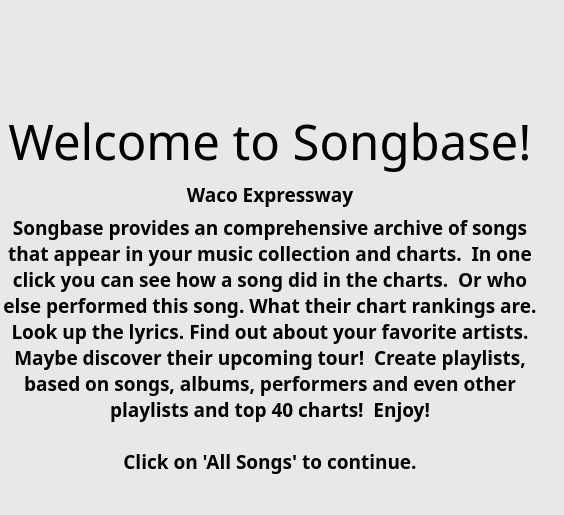
          <widget class="QWidget" name="tabOpener">
           <property name="minimumSize">
            <size>
             <width>0</width>
             <height>373</height>
            </size>
           </property>
           <property name="maximumSize">
            <size>
             <width>16777215</width>
             <height>16777215</height>
            </size>
           </property>
           <property name="styleSheet">
            <string notr="true">background-color: #e8e8e8</string>
           </property>
           <attribute name="title">
            <string>Opener</string>
           </attribute>
           <layout class="QVBoxLayout" name="verticalLayout_3">
            <property name="leftMargin">
             <number>0</number>
            </property>
            <property name="topMargin">
             <number>0</number>
            </property>
            <property name="rightMargin">
             <number>0</number>
            </property>
            <property name="bottomMargin">
             <number>0</number>
            </property>
            <item>
             <widget class="QFrame" name="iconFrame">
              <property name="minimumSize">
               <size>
                <width>0</width>
                <height>101</height>
               </size>
              </property>
              <property name="maximumSize">
               <size>
                <width>16777215</width>
                <height>100</height>
               </size>
              </property>
              <layout class="QHBoxLayout" name="horizontalLayout_4">
               <property name="leftMargin">
                <number>0</number>
               </property>
               <property name="topMargin">
                <number>0</number>
               </property>
               <property name="rightMargin">
                <number>0</number>
               </property>
               <property name="bottomMargin">
                <number>0</number>
               </property>
               <item>
                <widget class="QLabel" name="label">
                 <property name="minimumSize">
                  <size>
                   <width>100</width>
                   <height>100</height>
                  </size>
                 </property>
                 <property name="maximumSize">
                  <size>
                   <width>100</width>
                   <height>100</height>
                  </size>
                 </property>
                 <property name="styleSheet">
                  <string notr="true"/>
                 </property>
                 <property name="text">
                  <string/>
                 </property>
                 <property name="pixmap">
                  <pixmap resource="resource.qrc">:/images/AllSongs.png</pixmap>
                 </property>
                 <property name="scaledContents">
                  <bool>true</bool>
                 </property>
                </widget>
               </item>
               <item>
                <widget class="QLabel" name="label_2">
                 <property name="minimumSize">
                  <size>
                   <width>100</width>
                   <height>100</height>
                  </size>
                 </property>
                 <property name="maximumSize">
                  <size>
                   <width>100</width>
                   <height>100</height>
                  </size>
                 </property>
                 <property name="styleSheet">
                  <string notr="true"/>
                 </property>
                 <property name="text">
                  <string/>
                 </property>
                 <property name="pixmap">
                  <pixmap resource="resource.qrc">:/images/PlaylistIcon.png</pixmap>
                 </property>
                 <property name="scaledContents">
                  <bool>true</bool>
                 </property>
                </widget>
               </item>
               <item>
                <widget class="QLabel" name="label_3">
                 <property name="minimumSize">
                  <size>
                   <width>100</width>
                   <height>100</height>
                  </size>
                 </property>
                 <property name="maximumSize">
                  <size>
                   <width>100</width>
                   <height>100</height>
                  </size>
                 </property>
                 <property name="styleSheet">
                  <string notr="true"/>
                 </property>
                 <property name="text">
                  <string/>
                 </property>
                 <property name="pixmap">
                  <pixmap resource="resource.qrc">:/images/NoBandPhoto.png</pixmap>
                 </property>
                 <property name="scaledContents">
                  <bool>true</bool>
                 </property>
                </widget>
               </item>
               <item>
                <widget class="QLabel" name="label_4">
                 <property name="minimumSize">
                  <size>
                   <width>100</width>
                   <height>100</height>
                  </size>
                 </property>
                 <property name="maximumSize">
                  <size>
                   <width>100</width>
                   <height>100</height>
                  </size>
                 </property>
                 <property name="styleSheet">
                  <string notr="true"/>
                 </property>
                 <property name="text">
                  <string/>
                 </property>
                 <property name="pixmap">
                  <pixmap resource="resource.qrc">:/images/NoAlbumCover.png</pixmap>
                 </property>
                 <property name="scaledContents">
                  <bool>true</bool>
                 </property>
                </widget>
               </item>
               <item>
                <widget class="QLabel" name="label_5">
                 <property name="minimumSize">
                  <size>
                   <width>100</width>
                   <height>100</height>
                  </size>
                 </property>
                 <property name="maximumSize">
                  <size>
                   <width>100</width>
                   <height>100</height>
                  </size>
                 </property>
                 <property name="styleSheet">
                  <string notr="true"/>
                 </property>
                 <property name="text">
                  <string/>
                 </property>
                 <property name="pixmap">
                  <pixmap resource="resource.qrc">:/images/SongIcon.png</pixmap>
                 </property>
                 <property name="scaledContents">
                  <bool>true</bool>
                 </property>
                </widget>
               </item>
               <item>
                <spacer name="horizontalSpacer_2">
                 <property name="orientation">
                  <enum>Qt::Horizontal</enum>
                 </property>
                 <property name="sizeHint" stdset="0">
                  <size>
                   <width>40</width>
                   <height>20</height>
                  </size>
                 </property>
                </spacer>
               </item>
              </layout>
             </widget>
            </item>
            <item>
             <widget class="QLabel" name="labelWelcome">
              <property name="minimumSize">
               <size>
                <width>0</width>
                <height>43</height>
               </size>
              </property>
              <property name="maximumSize">
               <size>
                <width>540</width>
                <height>16777215</height>
               </size>
              </property>
              <property name="font">
               <font>
                <family>Trebuchet MS</family>
                <pointsize>37</pointsize>
               </font>
              </property>
              <property name="text">
               <string>Welcome to Songbase!</string>
              </property>
              <property name="alignment">
               <set>Qt::AlignCenter</set>
              </property>
             </widget>
            </item>
            <item>
             <widget class="QLabel" name="labelVersion">
              <property name="minimumSize">
               <size>
                <width>0</width>
                <height>17</height>
               </size>
              </property>
              <property name="maximumSize">
               <size>
                <width>540</width>
                <height>16777215</height>
               </size>
              </property>
              <property name="font">
               <font>
                <family>Trebuchet MS</family>
                <pointsize>14</pointsize>
                <weight>75</weight>
                <bold>true</bold>
               </font>
              </property>
              <property name="text">
               <string>Waco Expressway</string>
              </property>
              <property name="alignment">
               <set>Qt::AlignCenter</set>
              </property>
             </widget>
            </item>
            <item>
             <widget class="QLabel" name="label_6">
              <property name="minimumSize">
               <size>
                <width>0</width>
                <height>136</height>
               </size>
              </property>
              <property name="maximumSize">
               <size>
                <width>540</width>
                <height>16777215</height>
               </size>
              </property>
              <property name="font">
               <font>
                <family>Trebuchet MS</family>
                <pointsize>14</pointsize>
                <weight>75</weight>
                <bold>true</bold>
               </font>
              </property>
              <property name="text">
               <string>Songbase provides an comprehensive archive of songs that appear in your music collection and charts.  In one click you can see how a song did in the charts.  Or who else performed this song. What their chart rankings are.  Look up the lyrics. Find out about your favorite artists.  Maybe discover their upcoming tour!  Create playlists, based on songs, albums, performers and even other playlists and top 40 charts!  Enjoy! 

Click on 'All Songs' to continue.</string>
              </property>
              <property name="scaledContents">
               <bool>false</bool>
              </property>
              <property name="alignment">
               <set>Qt::AlignCenter</set>
              </property>
              <property name="wordWrap">
               <bool>true</bool>
              </property>
             </widget>
            </item>
            <item>
             <spacer name="verticalSpacer07">
              <property name="orientation">
               <enum>Qt::Vertical</enum>
              </property>
              <property name="sizeHint" stdset="0">
               <size>
                <width>20</width>
                <height>40</height>
               </size>
              </property>
             </spacer>
            </item>
           </layout>
          </widget>
